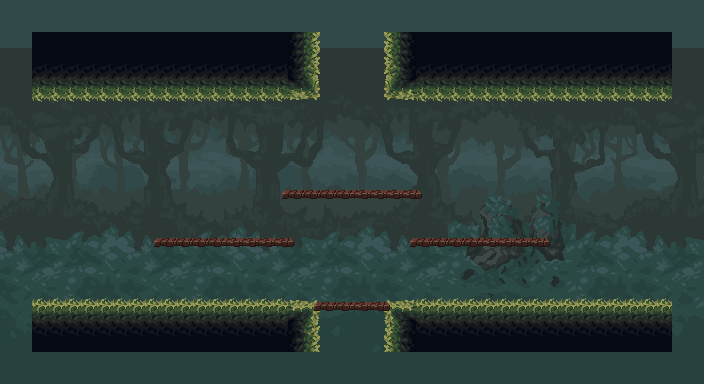

A 2D game scene composited from a Tiled map and its tileset images. What follows is a short description and the map's XML, with each tile layer's data collapsed to a summary:
An orthogonal 44x24 tile map with 16x16 px tiles, 9 tile layers (Background0, Background1, Background2, Background3, ...), 4 hidden layers not drawn, 7 tilesets.

<map version="1.10" tiledversion="2023.04.05" orientation="orthogonal" renderorder="right-down" width="44" height="24" tilewidth="16" tileheight="16" infinite="0" nextlayerid="381" nextobjectid="1">
 <tileset firstgid="1" source="Forest Tileset.tsx" />
 <tileset firstgid="4097" source="Prototype Tileset.tsx" />
 <tileset firstgid="4129" source="Forest Background Tileset.tsx" />
 <tileset firstgid="8609" source="Forest Background7 Tileset.tsx" />
 <tileset firstgid="10913" source="Forest Background4 Tileset.tsx" />
 <tileset firstgid="11833" source="Forest Background5 Tileset.tsx" />
 <tileset firstgid="12753" source="Forest Background6 Tileset.tsx" />
 <layer id="250" name="Background0" width="44" height="24" locked="1">
  <properties>
   <property name="unity:SortingLayer" value="Background" />
  </properties>
  <data>[1056 cells, 1056 non-empty, 840 distinct tile ids]</data>
 </layer>
 <layer id="251" name="Background1" width="44" height="24" locked="1">
  <properties>
   <property name="unity:SortingLayer" value="Background" />
  </properties>
  <data>[1056 cells, 924 non-empty, 840 distinct tile ids]</data>
 </layer>
 <layer id="252" name="Background2" width="44" height="24" locked="1">
  <properties>
   <property name="unity:SortingLayer" value="Background" />
  </properties>
  <data>[1056 cells, 924 non-empty, 819 distinct tile ids]</data>
 </layer>
 <layer id="254" name="Background3" width="44" height="24">
  <properties>
   <property name="unity:SortingLayer" value="Background" />
  </properties>
  <data>[1056 cells, 456 non-empty, 176 distinct tile ids]</data>
 </layer>
 <layer id="258" name="Background4" width="44" height="24" visible="0">
  <properties>
   <property name="unity:SortingLayer" value="Background" />
  </properties>
  <data>[1056 cells, 0 non-empty, 0 distinct tile ids]</data>
 </layer>
 <layer id="277" name="Background5" width="44" height="24" visible="0">
  <properties>
   <property name="unity:SortingLayer" value="Background" />
  </properties>
  <data>[1056 cells, 0 non-empty, 0 distinct tile ids]</data>
 </layer>
 <layer id="379" name="Ground" width="44" height="24">
  <properties>
   <property name="unity:SortingLayer" value="Ground" />
  </properties>
  <data>[1056 cells, 324 non-empty, 35 distinct tile ids]</data>
 </layer>
 <layer id="374" name="Ground1" width="44" height="24">
  <properties>
   <property name="unity:SortingLayer" value="Ground" />
  </properties>
  <data>[1056 cells, 20 non-empty, 8 distinct tile ids]</data>
 </layer>
 <layer id="376" name="Ground2" width="44" height="24">
  <properties>
   <property name="unity:SortingLayer" value="Ground" />
  </properties>
  <data>[1056 cells, 20 non-empty, 8 distinct tile ids]</data>
 </layer>
 <layer id="377" name="Ground3" width="44" height="24">
  <properties>
   <property name="unity:SortingLayer" value="Ground" />
  </properties>
  <data>[1056 cells, 20 non-empty, 8 distinct tile ids]</data>
 </layer>
 <layer id="380" name="Ground4" width="44" height="24">
  <properties>
   <property name="unity:SortingLayer" value="Ground" />
  </properties>
  <data>[1056 cells, 12 non-empty, 8 distinct tile ids]</data>
 </layer>
 <layer id="253" name="Foreground" width="44" height="24" visible="0">
  <properties>
   <property name="unity:SortingLayer" value="Foreground" />
  </properties>
  <data>[1056 cells, 0 non-empty, 0 distinct tile ids]</data>
 </layer>
 <layer id="274" name="Terrain" width="44" height="24" visible="0">
  <data>[1056 cells, 800 non-empty, 2 distinct tile ids]</data>
 </layer>
</map>
